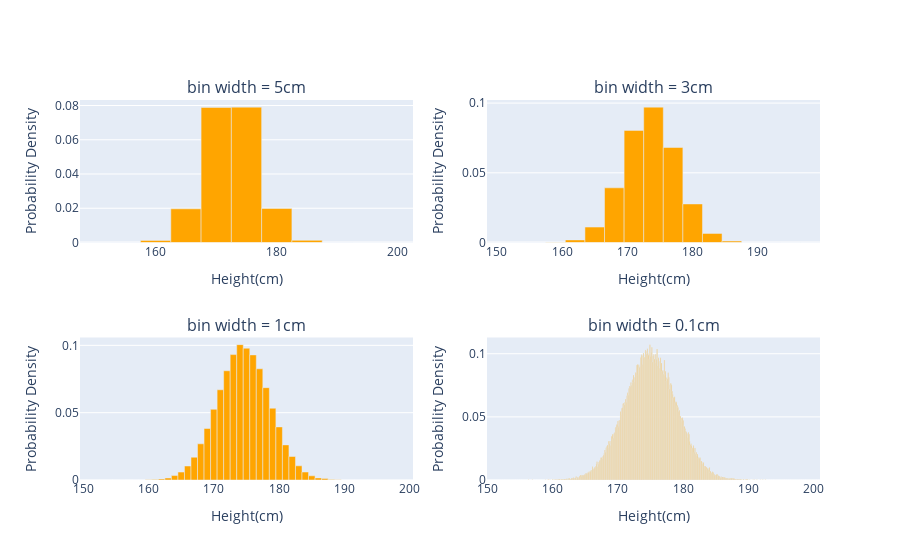

The cell this chart's notebook holds for it:
### Code cell
utils.visualize_density_hist(x)
